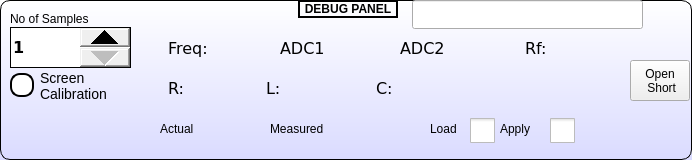
   <widget class="QGroupBox" name="debugPanel">
    <property name="geometry">
     <rect>
      <x>10</x>
      <y>434</y>
      <width>692</width>
      <height>160</height>
     </rect>
    </property>
    <property name="font">
     <font>
      <weight>75</weight>
      <bold>true</bold>
     </font>
    </property>
    <property name="styleSheet">
     <string notr="true">QGroupBox{border:1px solid black; background-color: qlineargradient(x1: 0, y1: 0, x2: 0, y2: 1,stop: 0 #ffffff, stop: 1 #dadbff);border-radius:10px;}
 QGroupBox::title {
     subcontrol-origin: margin;
     subcontrol-position: top center; /* position at the top center */
     padding: 0 3px;
	 border: 2px solid black;
 }</string>
    </property>
    <property name="title">
     <string>DEBUG PANEL</string>
    </property>
    <widget class="QSpinBox" name="spinBox_2">
     <property name="geometry">
      <rect>
       <x>10</x>
       <y>27</y>
       <width>121</width>
       <height>41</height>
      </rect>
     </property>
     <property name="font">
      <font>
       <family>DejaVu Sans</family>
       <pointsize>12</pointsize>
       <weight>75</weight>
       <bold>true</bold>
      </font>
     </property>
     <property name="styleSheet">
      <string notr="true">QSpinBox::up-button {
     width: 50px; 
 }
 QSpinBox::down-button {
     width: 50px;
 }
QSpinBox{
border:1px solid black;

}</string>
     </property>
     <property name="minimum">
      <number>1</number>
     </property>
     <property name="value">
      <number>1</number>
     </property>
    </widget>
    <widget class="QLabel" name="label_18">
     <property name="geometry">
      <rect>
       <x>10</x>
       <y>10</y>
       <width>111</width>
       <height>17</height>
      </rect>
     </property>
     <property name="text">
      <string>No of Samples</string>
     </property>
    </widget>
    <widget class="QLabel" name="label_4">
     <property name="geometry">
      <rect>
       <x>438</x>
       <y>40</y>
       <width>81</width>
       <height>17</height>
      </rect>
     </property>
     <property name="font">
      <font>
       <family>DejaVu Sans</family>
       <pointsize>12</pointsize>
      </font>
     </property>
     <property name="text">
      <string/>
     </property>
    </widget>
    <widget class="QLabel" name="label_6">
     <property name="geometry">
      <rect>
       <x>540</x>
       <y>40</y>
       <width>60</width>
       <height>17</height>
      </rect>
     </property>
     <property name="font">
      <font>
       <family>DejaVu Sans</family>
       <pointsize>12</pointsize>
      </font>
     </property>
     <property name="text">
      <string/>
     </property>
    </widget>
    <widget class="QLabel" name="label_2">
     <property name="geometry">
      <rect>
       <x>318</x>
       <y>40</y>
       <width>81</width>
       <height>17</height>
      </rect>
     </property>
     <property name="font">
      <font>
       <family>DejaVu Sans</family>
       <pointsize>12</pointsize>
      </font>
     </property>
     <property name="text">
      <string/>
     </property>
    </widget>
    <widget class="QLabel" name="label_5">
     <property name="geometry">
      <rect>
       <x>525</x>
       <y>40</y>
       <width>21</width>
       <height>17</height>
      </rect>
     </property>
     <property name="font">
      <font>
       <family>DejaVu Sans</family>
       <pointsize>12</pointsize>
      </font>
     </property>
     <property name="text">
      <string>Rf:</string>
     </property>
    </widget>
    <widget class="QLabel" name="label">
     <property name="geometry">
      <rect>
       <x>280</x>
       <y>40</y>
       <width>44</width>
       <height>17</height>
      </rect>
     </property>
     <property name="font">
      <font>
       <family>DejaVu Sans</family>
       <pointsize>12</pointsize>
      </font>
     </property>
     <property name="text">
      <string>ADC1:</string>
     </property>
    </widget>
    <widget class="QLabel" name="lblfrequency">
     <property name="geometry">
      <rect>
       <x>218</x>
       <y>40</y>
       <width>60</width>
       <height>17</height>
      </rect>
     </property>
     <property name="font">
      <font>
       <family>DejaVu Sans</family>
       <pointsize>12</pointsize>
      </font>
     </property>
     <property name="text">
      <string/>
     </property>
    </widget>
    <widget class="QLabel" name="label_3">
     <property name="geometry">
      <rect>
       <x>400</x>
       <y>40</y>
       <width>44</width>
       <height>17</height>
      </rect>
     </property>
     <property name="font">
      <font>
       <family>DejaVu Sans</family>
       <pointsize>12</pointsize>
      </font>
     </property>
     <property name="text">
      <string>ADC2:</string>
     </property>
    </widget>
    <widget class="QLabel" name="label_13">
     <property name="geometry">
      <rect>
       <x>168</x>
       <y>40</y>
       <width>50</width>
       <height>17</height>
      </rect>
     </property>
     <property name="font">
      <font>
       <family>DejaVu Sans</family>
       <pointsize>12</pointsize>
      </font>
     </property>
     <property name="text">
      <string>Freq:</string>
     </property>
    </widget>
    <widget class="QLabel" name="label_11">
     <property name="geometry">
      <rect>
       <x>390</x>
       <y>80</y>
       <width>130</width>
       <height>17</height>
      </rect>
     </property>
     <property name="font">
      <font>
       <family>DejaVu Sans</family>
       <pointsize>12</pointsize>
      </font>
     </property>
     <property name="text">
      <string/>
     </property>
    </widget>
    <widget class="QLabel" name="label_10">
     <property name="geometry">
      <rect>
       <x>266</x>
       <y>80</y>
       <width>21</width>
       <height>17</height>
      </rect>
     </property>
     <property name="font">
      <font>
       <family>DejaVu Sans</family>
       <pointsize>12</pointsize>
      </font>
     </property>
     <property name="text">
      <string>L:</string>
     </property>
    </widget>
    <widget class="QLabel" name="label_8">
     <property name="geometry">
      <rect>
       <x>168</x>
       <y>80</y>
       <width>16</width>
       <height>17</height>
      </rect>
     </property>
     <property name="font">
      <font>
       <family>DejaVu Sans</family>
       <pointsize>12</pointsize>
      </font>
     </property>
     <property name="text">
      <string>R:</string>
     </property>
    </widget>
    <widget class="QLabel" name="label_12">
     <property name="geometry">
      <rect>
       <x>376</x>
       <y>80</y>
       <width>21</width>
       <height>17</height>
      </rect>
     </property>
     <property name="font">
      <font>
       <family>DejaVu Sans</family>
       <pointsize>12</pointsize>
      </font>
     </property>
     <property name="text">
      <string>C:</string>
     </property>
    </widget>
    <widget class="QLabel" name="label_7">
     <property name="geometry">
      <rect>
       <x>182</x>
       <y>80</y>
       <width>81</width>
       <height>17</height>
      </rect>
     </property>
     <property name="font">
      <font>
       <family>DejaVu Sans</family>
       <pointsize>12</pointsize>
      </font>
     </property>
     <property name="text">
      <string/>
     </property>
    </widget>
    <widget class="QLabel" name="label_9">
     <property name="geometry">
      <rect>
       <x>279</x>
       <y>80</y>
       <width>90</width>
       <height>17</height>
      </rect>
     </property>
     <property name="font">
      <font>
       <family>DejaVu Sans</family>
       <pointsize>12</pointsize>
      </font>
     </property>
     <property name="text">
      <string/>
     </property>
    </widget>
    <widget class="QPushButton" name="pushButton_3">
     <property name="geometry">
      <rect>
       <x>630</x>
       <y>100</y>
       <width>61</width>
       <height>61</height>
      </rect>
     </property>
     <property name="focusPolicy">
      <enum>Qt::NoFocus</enum>
     </property>
     <property name="styleSheet">
      <string notr="true">QPushButton {
         border: 2px solid rgba(0,0,0,0);
         border-radius: 25px;
         background-color: rgba(0,0,0,0);
     }

     QPushButton:pressed {
		background-color: qlineargradient(x1: 0, y1: 0, x2: 0, y2: 1,stop: 0 #dadbde, stop: 1 #f6f7fa);
     }

     QPushButton:flat {
         border: none; /* no border for a flat push button */
     }

     QPushButton:default {
         border-color: navy; /* make the default button prominent */
     }</string>
     </property>
     <property name="text">
      <string/>
     </property>
     <property name="icon">
      <iconset resource="icm.qrc">
       <normaloff>:/Symbols/Control-Panel-icon.png</normaloff>:/Symbols/Control-Panel-icon.png</iconset>
     </property>
     <property name="iconSize">
      <size>
       <width>55</width>
       <height>50</height>
      </size>
     </property>
    </widget>
    <widget class="QPushButton" name="pushButton_2">
     <property name="geometry">
      <rect>
       <x>630</x>
       <y>60</y>
       <width>60</width>
       <height>41</height>
      </rect>
     </property>
     <property name="text">
      <string>Open 
 Short</string>
     </property>
    </widget>
    <widget class="QPushButton" name="RacRdc">
     <property name="geometry">
      <rect>
       <x>640</x>
       <y>10</y>
       <width>50</width>
       <height>50</height>
      </rect>
     </property>
     <property name="styleSheet">
      <string notr="true">QPushButton {
         border: 2px solid rgba(0,0,0,0);
         border-radius: 25px;
         background-color: rgba(0,0,0,0);
     }

    </string>
     </property>
     <property name="text">
      <string/>
     </property>
     <property name="icon">
      <iconset resource="icm.qrc">
       <normaloff>:/ac.png</normaloff>:/ac.png</iconset>
     </property>
     <property name="iconSize">
      <size>
       <width>48</width>
       <height>48</height>
      </size>
     </property>
    </widget>
    <widget class="QLabel" name="label_16">
     <property name="geometry">
      <rect>
       <x>160</x>
       <y>120</y>
       <width>50</width>
       <height>17</height>
      </rect>
     </property>
     <property name="text">
      <string>Actual</string>
     </property>
    </widget>
    <widget class="QLabel" name="label_17">
     <property name="geometry">
      <rect>
       <x>270</x>
       <y>120</y>
       <width>71</width>
       <height>17</height>
      </rect>
     </property>
     <property name="text">
      <string>Measured</string>
     </property>
    </widget>
    <widget class="QLabel" name="label_15">
     <property name="geometry">
      <rect>
       <x>430</x>
       <y>120</y>
       <width>71</width>
       <height>17</height>
      </rect>
     </property>
     <property name="text">
      <string>Load</string>
     </property>
    </widget>
    <widget class="QCheckBox" name="chkLoad">
     <property name="geometry">
      <rect>
       <x>470</x>
       <y>110</y>
       <width>30</width>
       <height>40</height>
      </rect>
     </property>
     <property name="styleSheet">
      <string notr="true">QCheckBox{
color:green;
font:bold 17px;
}
 QCheckBox::indicator {
     width: 25px;
     height:25px;
 }</string>
     </property>
     <property name="text">
      <string/>
     </property>
    </widget>
    <widget class="QLabel" name="label_14">
     <property name="geometry">
      <rect>
       <x>500</x>
       <y>120</y>
       <width>71</width>
       <height>17</height>
      </rect>
     </property>
     <property name="text">
      <string>Apply</string>
     </property>
    </widget>
    <widget class="QCheckBox" name="checkBox">
     <property name="geometry">
      <rect>
       <x>550</x>
       <y>110</y>
       <width>30</width>
       <height>40</height>
      </rect>
     </property>
     <property name="styleSheet">
      <string notr="true">QCheckBox{
color:green;
font:bold 17px;
}
 QCheckBox::indicator {
     width: 25px;
     height:25px;
 }</string>
     </property>
     <property name="text">
      <string/>
     </property>
    </widget>
    <widget class="QCheckBox" name="calibrateDisplay">
     <property name="geometry">
      <rect>
       <x>10</x>
       <y>70</y>
       <width>130</width>
       <height>31</height>
      </rect>
     </property>
     <property name="styleSheet">
      <string notr="true">QCheckBox{
font: 14px;
color:black
}
 QCheckBox::indicator {
     width: 20px;
     height:20px;
   border: 2px solid black;
	 border-radius:10;

 }
 QCheckBox::indicator::unchecked {
		background-color:white;
     }

     QCheckBox::indicator:unchecked:hover {
		background-color:white;
     }

     QCheckBox::indicator:unchecked:pressed {
		background-color:white;
     }

     QCheckBox::indicator::checked {
		background-color:#f2a400;
     }

     QCheckBox::indicator:checked:hover {
		background-color:#f2a400;
     }

     QCheckBox::indicator:checked:pressed {
		background-color:#f2a400;
     }</string>
     </property>
     <property name="text">
      <string>Screen 
Calibration</string>
     </property>
    </widget>
    <widget class="QPushButton" name="calibrate">
     <property name="geometry">
      <rect>
       <x>10</x>
       <y>100</y>
       <width>61</width>
       <height>61</height>
      </rect>
     </property>
     <property name="font">
      <font>
       <family>DejaVu Sans</family>
       <pointsize>18</pointsize>
      </font>
     </property>
     <property name="focusPolicy">
      <enum>Qt::NoFocus</enum>
     </property>
     <property name="styleSheet">
      <string notr="true">QPushButton {
         border: 2px solid rgba(0,0,0,0);
         border-radius: 25px;
         background-color: rgba(0,0,0,0);
     }

     QPushButton:pressed {
		background-color: qlineargradient(x1: 0, y1: 0, x2: 0, y2: 1,stop: 0 #dadbde, stop: 1 #f6f7fa);
     }

     QPushButton:flat {
         border: none; /* no border for a flat push button */
     }

     QPushButton:default {
         border-color: navy; /* make the default button prominent */
     }</string>
     </property>
     <property name="text">
      <string/>
     </property>
     <property name="icon">
      <iconset resource="icm.qrc">
       <normaloff>:/Symbols/Letter-C-icon.png</normaloff>:/Symbols/Letter-C-icon.png</iconset>
     </property>
     <property name="iconSize">
      <size>
       <width>48</width>
       <height>48</height>
      </size>
     </property>
    </widget>
    <widget class="QLabel" name="noOFSamples">
     <property name="geometry">
      <rect>
       <x>120</x>
       <y>10</y>
       <width>67</width>
       <height>17</height>
      </rect>
     </property>
     <property name="text">
      <string/>
     </property>
    </widget>
    <widget class="QLineEdit" name="scrDisplay">
     <property name="geometry">
      <rect>
       <x>412</x>
       <y>0</y>
       <width>231</width>
       <height>29</height>
      </rect>
     </property>
     <property name="font">
      <font>
       <family>DejaVu Sans</family>
       <pointsize>14</pointsize>
      </font>
     </property>
    </widget>
   </widget>
